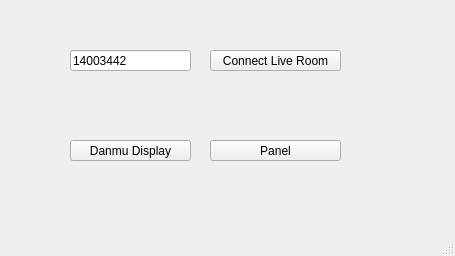
<?xml version="1.0" encoding="UTF-8"?>
<ui version="4.0">
 <class>MainWindow</class>
 <widget class="QMainWindow" name="MainWindow">
  <property name="geometry">
   <rect>
    <x>0</x>
    <y>0</y>
    <width>455</width>
    <height>256</height>
   </rect>
  </property>
  <property name="windowTitle">
   <string>MainWindow</string>
  </property>
  <widget class="QWidget" name="centralwidget">
   <property name="enabled">
    <bool>true</bool>
   </property>
   <widget class="QWidget" name="widget_liveRoom" native="true">
    <property name="geometry">
     <rect>
      <x>30</x>
      <y>20</y>
      <width>351</width>
      <height>71</height>
     </rect>
    </property>
    <widget class="QLineEdit" name="input_liveRoomID">
     <property name="geometry">
      <rect>
       <x>40</x>
       <y>30</y>
       <width>121</width>
       <height>21</height>
      </rect>
     </property>
     <property name="text">
      <string>14003442</string>
     </property>
    </widget>
    <widget class="QPushButton" name="btn_startLiveRoom">
     <property name="geometry">
      <rect>
       <x>180</x>
       <y>30</y>
       <width>131</width>
       <height>21</height>
      </rect>
     </property>
     <property name="text">
      <string>Connect Live Room</string>
     </property>
    </widget>
   </widget>
   <widget class="QWidget" name="widget_danmuDisplay" native="true">
    <property name="geometry">
     <rect>
      <x>30</x>
      <y>120</y>
      <width>351</width>
      <height>61</height>
     </rect>
    </property>
    <widget class="QPushButton" name="btn_startDanmuPanel">
     <property name="geometry">
      <rect>
       <x>180</x>
       <y>20</y>
       <width>131</width>
       <height>21</height>
      </rect>
     </property>
     <property name="text">
      <string>Panel</string>
     </property>
    </widget>
    <widget class="QPushButton" name="btn_startDanmuDisplay">
     <property name="geometry">
      <rect>
       <x>40</x>
       <y>20</y>
       <width>121</width>
       <height>21</height>
      </rect>
     </property>
     <property name="text">
      <string>Danmu Display</string>
     </property>
    </widget>
   </widget>
  </widget>
  <widget class="QMenuBar" name="menubar">
   <property name="geometry">
    <rect>
     <x>0</x>
     <y>0</y>
     <width>455</width>
     <height>22</height>
    </rect>
   </property>
  </widget>
  <widget class="QStatusBar" name="statusbar"/>
 </widget>
 <resources/>
 <connections/>
</ui>
